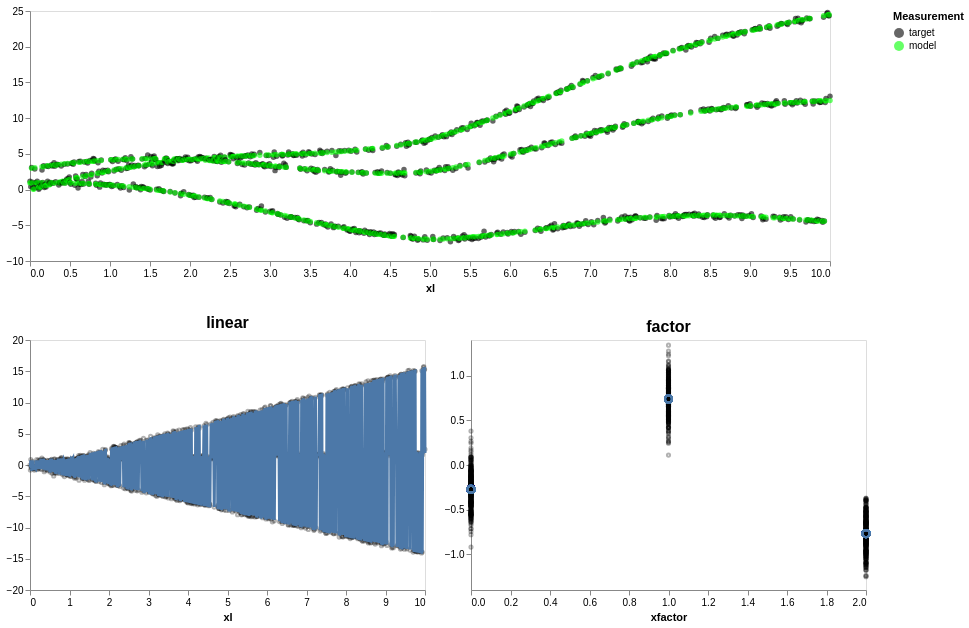

Source (notebook cell):
### Code cell
plot_interactive(model=model, X=X, y=y, xcol='xl', show_splines=['factor', 'linear'], width=800, height=500)

### Figure 1 — Vega-Lite specification as saved in the notebook (floating-point values rounded to 4 significant figures; data arrays with more than 128 entries replaced by an {"elided": "..."} marker saying what was removed)
{"config": {"view": {"continuousWidth": 300, "continuousHeight": 300}, "axis": {"grid": false}, "title": {"fontSize": 16}}, "vconcat": [{"layer": [{"mark": {"type": "circle", "opacity": 0.6}, "encoding": {"color": {"field": "Measurement", "scale": {"domain": ["target", "model"], "range": ["black", "lime"]}, "type": "nominal"}, "tooltip": [{"field": "__id__", "type": "quantitative"}, {"field": "xl", "type": "quantitative"}, {"field": "target", "type": "quantitative"}, {"field": "model", "type": "quantitative"}], "x": {"field": "xl", "title": "xl", "type": "quantitative"}, "y": {"field": "Value", "title": "", "type": "quantitative"}}, "name": "view_fb1cd8280d41e588_0", "transform": [{"fold": ["target", "model"], "as": ["Measurement", "Value"]}]}, {"mark": {"type": "circle", "color": "red", "size": 200}, "encoding": {"opacity": {"condition": {"param": "param_c4f3ff4a26f6b7b6", "value": 1, "empty": false}, "value": 0}, "x": {"field": "xl", "type": "quantitative"}, "y": {"field": "model", "type": "quantitative"}}}], "data": {"name": "data-924f2e27e3f072e699af91a921e8e468"}, "height": 250.0, "width": 800}, {"hconcat": [{"layer": [{"data": {"name": "data-924f2e27e3f072e699af91a921e8e468"}, "mark": {"type": "point", "color": "black", "opacity": 0.3, "size": 10}, "encoding": {"x": {"field": "x_linear", "title": "xl", "type": "quantitative"}, "y": {"field": "resid_linear", "title": "", "type": "quantitative"}}, "name": "view_73fe84f366aa2c75_0", "title": "linear"}, {"data": {"name": "data-924f2e27e3f072e699af91a921e8e468"}, "mark": {"type": "line", "strokeWidth": 3}, "encoding": {"x": {"field": "x_linear", "type": "quantitative"}, "y": {"field": "val_linear", "type": "quantitative"}}}, {"data": {"name": "data-924f2e27e3f072e699af91a921e8e468"}, "mark": {"type": "circle", "color": "red", "size": 200}, "encoding": {"opacity": {"condition": {"param": "param_c4f3ff4a26f6b7b6", "value": 1, "empty": false}, "value": 0}, "x": {"field": "x_linear", "title": "xl", "type": "quantitative"}, "y": {"field": "val_linear", "type": "quantitative"}}, "title": "linear"}], "height": 250.0, "width": 395.0}, {"layer": [{"mark": {"type": "point", "color": "black", "opacity": 0.3, "size": 10}, "encoding": {"x": {"field": "x_factor", "title": "xfactor", "type": "quantitative"}, "y": {"field": "resid_factor", "title": "", "type": "quantitative"}}, "name": "view_9c9d089bbdb4a03a_0", "title": "factor"}, {"mark": {"type": "point", "size": 50}, "encoding": {"x": {"field": "x_factor", "title": "xfactor", "type": "quantitative"}, "y": {"field": "val_factor", "type": "quantitative"}}, "title": "factor"}, {"mark": {"type": "circle", "color": "red", "size": 200}, "encoding": {"opacity": {"condition": {"param": "param_c4f3ff4a26f6b7b6", "value": 1, "empty": false}, "value": 0}, "x": {"field": "x_factor", "title": "xfactor", "type": "quantitative"}, "y": {"field": "val_factor", "type": "quantitative"}}, "title": "factor"}], "data": {"name": "data-924f2e27e3f072e699af91a921e8e468"}, "height": 250.0, "width": 395.0}], "spacing": 10}], "params": [{"name": "param_c4f3ff4a26f6b7b6", "select": {"type": "point", "fields": ["__id__"], "nearest": true, "on": "mouseover"}, "views": ["view_fb1cd8280d41e588_0", "view_73fe84f366aa2c75_0", "view_9c9d089bbdb4a03a_0"]}], "$schema": "https://vega.github.io/schema/vega-lite/v6.1.0.json", "datasets": {"data-924f2e27e3f072e699af91a921e8e468": {"elided": "1000 records"}}}
